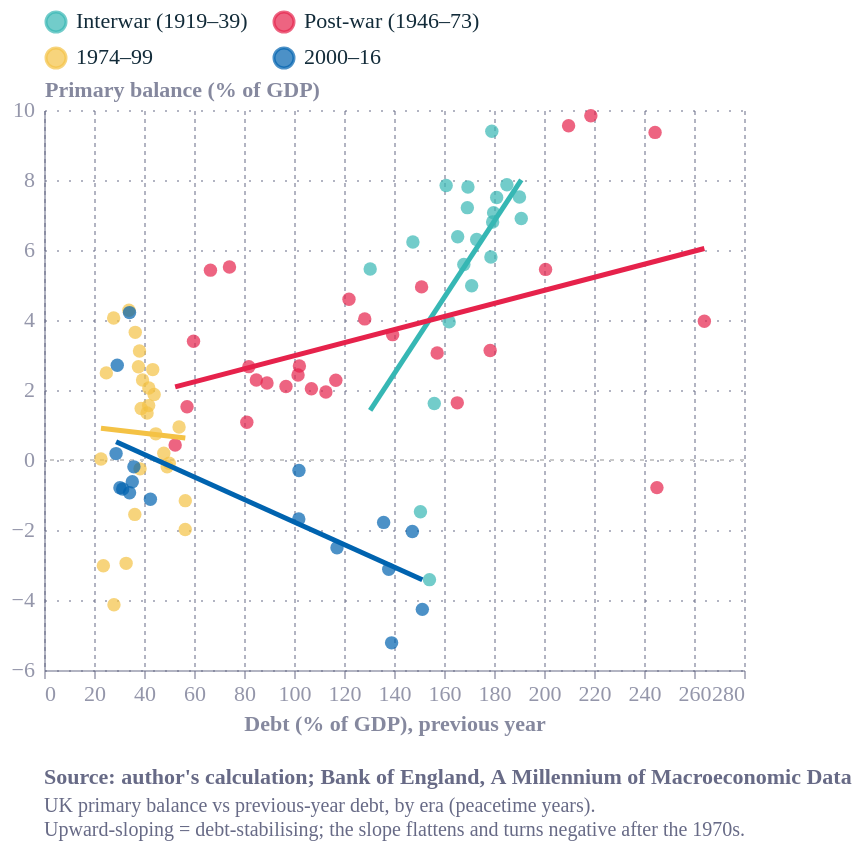

The specification (Vega-Lite) saved for this image:
### Vega-Lite specification from a JSON file in a GitHub repository (floating-point values rounded to 4 significant figures)
{"config": {"font": "Circular Std", "text": {"color": "#676A86", "align": "left", "baseline": "middle", "dx": 7, "dy": 0, "fontSize": 11}, "view": {"stroke": "transparent", "continuousWidth": 400, "continuousHeight": 300, "discreteWidth": 400, "discreteHeight": 300, "fill": "transparent"}, "range": {"category": ["#36B7B4", "#E6224B", "#F4C245", "#0063AF", "#00A767", "#179FDB", "#EB5C2E"], "diverging": ["#E6224B", "#E54753", "#C9C9C9", "#179FDB", "#122B39"], "heatmap": ["#C9C9C9", "#179FDB", "#0063AF", "#122B39"], "ordinal": ["#00A767", "#36B7B4", "#179FDB", "#0063AF", "#243B5A"]}, "bar": {"color": "#179fdb"}, "line": {"color": "#e6224b"}, "rule": {"color": "#676A86"}, "area": {"opacity": 0.3}, "point": {"filled": true, "size": 80, "color": "#e6224b", "opacity": 0.95}, "geoshape": {"stroke": "white", "strokeWidth": 0.3}, "rect": {"fill": "#d6d4d4", "opacity": 0.3}, "axis": {"labelColor": "#676A86", "labelFontSize": 11, "labelFont": "Circular Std", "labelOpacity": 0.7, "tickColor": "#676A86", "tickOpacity": 0.5, "domainColor": "#676A86", "domainOpacity": 0.5, "gridColor": "#676A86", "gridDash": [2, 2], "gridOpacity": 0.5, "title": null, "titleColor": "#676A86", "titleOpacity": 0.8, "tickSize": 4}, "axisXDiscrete": {"grid": false, "labelAngle": 0, "tickCount": 10, "tickOpacity": 0.5, "title": null}, "axisYDiscrete": {"ticks": false, "labelPadding": 5}, "axisXTemporal": {"grid": false, "ticks": true}, "axisXQuantitative": {"grid": true}, "axisYQuantitative": {"gridColor": "#676A86", "gridDash": [1, 5], "gridOpacity": 0.5, "ticks": false, "labelPadding": 5, "tickCount": 8, "titleAngle": 0, "titleAlign": "left", "titleBaseline": "bottom", "titleX": 0, "titleY": -5}, "title": {"color": "#676A86E6", "subtitleColor": "#676A86", "font": "Circular Std", "subtitleFont": "Circular Std", "anchor": "start", "fontSize": 14, "subtitleFontSize": 12, "subtitlePadding": 4, "offset": 0, "frame": "group"}, "legend": {"titleColor": "#122b39", "title": null, "labelColor": "#122b39", "labelFontSize": 11}, "background": "white"}, "layer": [{"data": {"name": "data-a0a55d106695e8d630baff0f16eee66d"}, "mark": {"type": "rule", "color": "#c9c9c9", "strokeDash": [2, 3]}, "encoding": {"y": {"field": "y", "type": "quantitative"}}}, {"data": {"name": "data-005334be4849130a9d58cf6f5cc180f2"}, "mark": {"type": "point", "filled": true, "opacity": 0.7, "size": 45}, "encoding": {"color": {"field": "era", "legend": {"columns": 2, "orient": "top", "title": null}, "sort": ["Interwar (1919–39)", "Post-war (1946–73)", "1974–99", "2000–16"], "type": "nominal"}, "x": {"field": "debt_lag", "title": "Debt (% of GDP), previous year", "type": "quantitative"}, "y": {"field": "pb", "title": "Primary balance (% of GDP)", "type": "quantitative"}}}, {"data": {"name": "data-005334be4849130a9d58cf6f5cc180f2"}, "mark": {"type": "line", "strokeWidth": 2.5}, "encoding": {"color": {"field": "era", "legend": {"columns": 2, "orient": "top", "title": null}, "sort": ["Interwar (1919–39)", "Post-war (1946–73)", "1974–99", "2000–16"], "type": "nominal"}, "x": {"field": "debt_lag", "title": "Debt (% of GDP), previous year", "type": "quantitative"}, "y": {"field": "pb", "title": "Primary balance (% of GDP)", "type": "quantitative"}}, "transform": [{"on": "debt_lag", "regression": "pb", "groupby": ["era"]}]}], "height": 280, "title": {"text": "Source: author's calculation; Bank of England, A Millennium of Macroeconomic Data", "anchor": "start", "color": "#676A86", "dy": 12, "fontSize": 11, "orient": "bottom", "subtitle": ["UK primary balance vs previous-year debt, by era (peacetime years).", "Upward-sloping = debt-stabilising; the slope flattens and turns negative after the 1970s."], "subtitleColor": "#676A86", "subtitleFontSize": 10}, "width": 350, "$schema": "https://vega.github.io/schema/vega-lite/v6.4.1.json", "datasets": {"data-a0a55d106695e8d630baff0f16eee66d": [{"y": 0}], "data-005334be4849130a9d58cf6f5cc180f2": [{"year": 1919, "psurp": -79, "gdp": 5337.0, "debt_mn": 7876.0, "pb": -1.48, "debt": 147.6, "debt_lag": 150.6, "war": 0, "era": "Interwar (1919–39)"}, {"year": 1920, "psurp": 364, "gdp": 5843.0, "debt_mn": 7623.0, "pb": 6.23, "debt": 130.5, "debt_lag": 147.6, "war": 0, "era": "Interwar (1919–39)"}, {"year": 1921, "psurp": 262, "gdp": 4800.0, "debt_mn": 7720.0, "pb": 5.459, "debt": 160.9, "debt_lag": 130.5, "war": 0, "era": "Interwar (1919–39)"}, {"year": 1922, "psurp": 342, "gdp": 4361.0, "debt_mn": 7813.0, "pb": 7.841, "debt": 179.1, "debt_lag": 160.9, "war": 0, "era": "Interwar (1919–39)"}, {"year": 1923, "psurp": 391, "gdp": 4163.0, "debt_mn": 7708.0, "pb": 9.393, "debt": 185.2, "debt_lag": 179.1, "war": 0, "era": "Interwar (1919–39)"}, {"year": 1924, "psurp": 336, "gdp": 4272.0, "debt_mn": 7666.0, "pb": 7.866, "debt": 179.5, "debt_lag": 185.2, "war": 0, "era": "Interwar (1919–39)"}, {"year": 1925, "psurp": 300, "gdp": 4411.0, "debt_mn": 7634.0, "pb": 6.802, "debt": 173.1, "debt_lag": 179.5, "war": 0, "era": "Interwar (1919–39)"}, {"year": 1926, "psurp": 268, "gdp": 4255.0, "debt_mn": 7653.0, "pb": 6.298, "debt": 179.8, "debt_lag": 173.1, "war": 0, "era": "Interwar (1919–39)"}, {"year": 1927, "psurp": 318, "gdp": 4500.0, "debt_mn": 7631.0, "pb": 7.067, "debt": 169.6, "debt_lag": 179.8, "war": 0, "era": "Interwar (1919–39)"}, {"year": 1928, "psurp": 351, "gdp": 4500.0, "debt_mn": 7621.0, "pb": 7.8, "debt": 169.3, "debt_lag": 169.6, "war": 0, "era": "Interwar (1919–39)"}, {"year": 1929, "psurp": 331, "gdp": 4591.0, "debt_mn": 7596.0, "pb": 7.21, "debt": 165.5, "debt_lag": 169.3, "war": 0, "era": "Interwar (1919–39)"}, {"year": 1930, "psurp": 288, "gdp": 4515.0, "debt_mn": 7583.0, "pb": 6.378, "debt": 167.9, "debt_lag": 165.5, "war": 0, "era": "Interwar (1919–39)"}, {"year": 1931, "psurp": 236, "gdp": 4224.0, "debt_mn": 7648.0, "pb": 5.587, "debt": 181.1, "debt_lag": 167.9, "war": 0, "era": "Interwar (1919–39)"}, {"year": 1932, "psurp": 310, "gdp": 4133.0, "debt_mn": 7860.0, "pb": 7.501, "debt": 190.2, "debt_lag": 181.1, "war": 0, "era": "Interwar (1919–39)"}, {"year": 1933, "psurp": 316, "gdp": 4206.0, "debt_mn": 8030.0, "pb": 7.512, "debt": 190.9, "debt_lag": 190.2, "war": 0, "era": "Interwar (1919–39)"}, {"year": 1934, "psurp": 305, "gdp": 4421.0, "debt_mn": 7902.0, "pb": 6.9, "debt": 178.8, "debt_lag": 190.9, "war": 0, "era": "Interwar (1919–39)"}, {"year": 1935, "psurp": 268, "gdp": 4619.0, "debt_mn": 7902.0, "pb": 5.802, "debt": 171.1, "debt_lag": 178.8, "war": 0, "era": "Interwar (1919–39)"}, {"year": 1936, "psurp": 243, "gdp": 4881.0, "debt_mn": 7910.0, "pb": 4.979, "debt": 162.1, "debt_lag": 171.1, "war": 0, "era": "Interwar (1919–39)"}, {"year": 1937, "psurp": 206, "gdp": 5220.0, "debt_mn": 8149.0, "pb": 3.946, "debt": 156.1, "debt_lag": 162.1, "war": 0, "era": "Interwar (1919–39)"}, {"year": 1938, "psurp": 87, "gdp": 5384.0, "debt_mn": 8301.0, "pb": 1.616, "debt": 154.2, "debt_lag": 156.1, "war": 0, "era": "Interwar (1919–39)"}, {"year": 1939, "psurp": -198, "gdp": 5791.0, "debt_mn": 9083.0, "pb": -3.419, "debt": 156.8, "debt_lag": 154.2, "war": 1, "era": "Interwar (1919–39)"}, {"year": 1946, "psurp": -77, "gdp": 9756.0, "debt_mn": 25770.0, "pb": -0.7892, "debt": 264.1, "debt_lag": 245.2, "war": 0, "era": "Post-war (1946–73)"}, {"year": 1947, "psurp": 418, "gdp": 10540.0, "debt_mn": 25770.0, "pb": 3.964, "debt": 244.4, "debt_lag": 264.1, "war": 0, "era": "Post-war (1946–73)"}, {"year": 1948, "psurp": 1084, "gdp": 11580.0, "debt_mn": 25330.0, "pb": 9.36, "debt": 218.7, "debt_lag": 244.4, "war": 0, "era": "Post-war (1946–73)"}, {"year": 1949, "psurp": 1214, "gdp": 12340.0, "debt_mn": 25900.0, "pb": 9.836, "debt": 209.8, "debt_lag": 218.7, "war": 0, "era": "Post-war (1946–73)"}, {"year": 1950, "psurp": 1234, "gdp": 12920.0, "debt_mn": 25920.0, "pb": 9.551, "debt": 200.6, "debt_lag": 209.8, "war": 0, "era": "Post-war (1946–73)"}, {"year": 1951, "psurp": 790, "gdp": 14510.0, "debt_mn": 25890.0, "pb": 5.445, "debt": 178.5, "debt_lag": 200.6, "war": 0, "era": "Post-war (1946–73)"}, {"year": 1952, "psurp": 493, "gdp": 15760.0, "debt_mn": 26050.0, "pb": 3.128, "debt": 165.3, "debt_lag": 178.5, "war": 0, "era": "Post-war (1946–73)"}, {"year": 1953, "psurp": 276, "gdp": 16900.0, "debt_mn": 26580.0, "pb": 1.633, "debt": 157.3, "debt_lag": 165.3, "war": 0, "era": "Post-war (1946–73)"}, {"year": 1954, "psurp": 545, "gdp": 17830.0, "debt_mn": 26930.0, "pb": 3.056, "debt": 151.0, "debt_lag": 157.3, "war": 0, "era": "Post-war (1946–73)"}, {"year": 1955, "psurp": 959, "gdp": 19390.0, "debt_mn": 27040.0, "pb": 4.946, "debt": 139.5, "debt_lag": 151.0, "war": 0, "era": "Post-war (1946–73)"}, {"year": 1956, "psurp": 754, "gdp": 21050.0, "debt_mn": 27010.0, "pb": 3.582, "debt": 128.3, "debt_lag": 139.5, "war": 0, "era": "Post-war (1946–73)"}, {"year": 1957, "psurp": 900, "gdp": 22320.0, "debt_mn": 27230.0, "pb": 4.032, "debt": 122.0, "debt_lag": 128.3, "war": 0, "era": "Post-war (1946–73)"}, {"year": 1958, "psurp": 1077, "gdp": 23450.0, "debt_mn": 27380.0, "pb": 4.592, "debt": 116.7, "debt_lag": 122.0, "war": 0, "era": "Post-war (1946–73)"}, {"year": 1959, "psurp": 561, "gdp": 24600.0, "debt_mn": 27730.0, "pb": 2.281, "debt": 112.7, "debt_lag": 116.7, "war": 0, "era": "Post-war (1946–73)"}, {"year": 1960, "psurp": 513, "gdp": 26410.0, "debt_mn": 28250.0, "pb": 1.942, "debt": 107.0, "debt_lag": 112.7, "war": 0, "era": "Post-war (1946–73)"}, {"year": 1961, "psurp": 572, "gdp": 28070.0, "debt_mn": 28670.0, "pb": 2.038, "debt": 102.2, "debt_lag": 107.0, "war": 0, "era": "Post-war (1946–73)"}, {"year": 1962, "psurp": 789, "gdp": 29370.0, "debt_mn": 29850.0, "pb": 2.686, "debt": 101.6, "debt_lag": 102.2, "war": 0, "era": "Post-war (1946–73)"}, {"year": 1963, "psurp": 758, "gdp": 31230.0, "debt_mn": 30230.0, "pb": 2.427, "debt": 96.79, "debt_lag": 101.6, "war": 0, "era": "Post-war (1946–73)"}, {"year": 1964, "psurp": 717, "gdp": 34130.0, "debt_mn": 30440.0, "pb": 2.101, "debt": 89.2, "debt_lag": 96.79, "war": 0, "era": "Post-war (1946–73)"}, {"year": 1965, "psurp": 812, "gdp": 36910.0, "debt_mn": 31340.0, "pb": 2.2, "debt": 84.92, "debt_lag": 89.2, "war": 0, "era": "Post-war (1946–73)"}, {"year": 1966, "psurp": 901, "gdp": 39420.0, "debt_mn": 31990.0, "pb": 2.285, "debt": 81.14, "debt_lag": 84.92, "war": 0, "era": "Post-war (1946–73)"}, {"year": 1967, "psurp": 451, "gdp": 41730.0, "debt_mn": 34190.0, "pb": 1.081, "debt": 81.94, "debt_lag": 81.14, "war": 0, "era": "Post-war (1946–73)"}, {"year": 1968, "psurp": 1222, "gdp": 45810.0, "debt_mn": 33980.0, "pb": 2.668, "debt": 74.19, "debt_lag": 81.94, "war": 0, "era": "Post-war (1946–73)"}, {"year": 1969, "psurp": 2740, "gdp": 49680.0, "debt_mn": 33080.0, "pb": 5.515, "debt": 66.58, "debt_lag": 74.19, "war": 0, "era": "Post-war (1946–73)"}, {"year": 1970, "psurp": 3033, "gdp": 55920.0, "debt_mn": 33440.0, "pb": 5.424, "debt": 59.81, "debt_lag": 66.58, "war": 0, "era": "Post-war (1946–73)"}, {"year": 1971, "psurp": 2125, "gdp": 62640.0, "debt_mn": 35840.0, "pb": 3.392, "debt": 57.22, "debt_lag": 59.81, "war": 0, "era": "Post-war (1946–73)"}, {"year": 1972, "psurp": 1068, "gdp": 70300.0, "debt_mn": 36880.0, "pb": 1.519, "debt": 52.46, "debt_lag": 57.22, "war": 0, "era": "Post-war (1946–73)"}, {"year": 1973, "psurp": 347, "gdp": 81470.0, "debt_mn": 40120.0, "pb": 0.4259, "debt": 49.25, "debt_lag": 52.46, "war": 0, "era": "Post-war (1946–73)"}, {"year": 1974, "psurp": -179, "gdp": 92230.0, "debt_mn": 52100.0, "pb": -0.1941, "debt": 56.49, "debt_lag": 49.25, "war": 0, "era": "1974–99"}, {"year": 1975, "psurp": -2272, "gdp": 114500.0, "debt_mn": 64740.0, "pb": -1.984, "debt": 56.52, "debt_lag": 56.49, "war": 0, "era": "1974–99"}, {"year": 1976, "psurp": -1581, "gdp": 136200.0, "debt_mn": 73580.0, "pb": -1.161, "debt": 54.03, "debt_lag": 56.52, "war": 0, "era": "1974–99"}, {"year": 1977, "psurp": 1497, "gdp": 158800.0, "debt_mn": 79540.0, "pb": 0.9428, "debt": 50.09, "debt_lag": 54.03, "war": 0, "era": "1974–99"}, {"year": 1978, "psurp": -174, "gdp": 184900.0, "debt_mn": 88600.0, "pb": -0.09411, "debt": 47.92, "debt_lag": 50.09, "war": 0, "era": "1974–99"}, {"year": 1979, "psurp": 427, "gdp": 219600.0, "debt_mn": 98190.0, "pb": 0.1945, "debt": 44.72, "debt_lag": 47.92, "war": 0, "era": "1974–99"}, {"year": 1980, "psurp": 1931, "gdp": 258400.0, "debt_mn": 113800.0, "pb": 0.7473, "debt": 44.05, "debt_lag": 44.72, "war": 0, "era": "1974–99"}, {"year": 1981, "psurp": 5382, "gdp": 287800.0, "debt_mn": 125200.0, "pb": 1.87, "debt": 43.49, "debt_lag": 44.05, "war": 0, "era": "1974–99"}, {"year": 1982, "psurp": 8181, "gdp": 316700.0, "debt_mn": 132500.0, "pb": 2.583, "debt": 41.85, "debt_lag": 43.49, "war": 0, "era": "1974–99"}, {"year": 1983, "psurp": 5414, "gdp": 348300.0, "debt_mn": 143600.0, "pb": 1.554, "debt": 41.23, "debt_lag": 41.85, "war": 0, "era": "1974–99"}, {"year": 1984, "psurp": 5038, "gdp": 374500.0, "debt_mn": 157000.0, "pb": 1.345, "debt": 41.92, "debt_lag": 41.23, "war": 0, "era": "1974–99"}, {"year": 1985, "psurp": 8473, "gdp": 412100.0, "debt_mn": 162500.0, "pb": 2.056, "debt": 39.42, "debt_lag": 41.92, "war": 0, "era": "1974–99"}, {"year": 1986, "psurp": 10145, "gdp": 444000.0, "debt_mn": 167800.0, "pb": 2.285, "debt": 37.78, "debt_lag": 39.42, "war": 0, "era": "1974–99"}, {"year": 1987, "psurp": 13134, "gdp": 492600.0, "debt_mn": 167400.0, "pb": 2.666, "debt": 33.98, "debt_lag": 37.78, "war": 0, "era": "1974–99"}, {"year": 1988, "psurp": 23596, "gdp": 551700.0, "debt_mn": 153700.0, "pb": 4.277, "debt": 27.86, "debt_lag": 33.98, "war": 0, "era": "1974–99"}, {"year": 1989, "psurp": 24714, "gdp": 609500.0, "debt_mn": 151900.0, "pb": 4.055, "debt": 24.93, "debt_lag": 27.86, "war": 0, "era": "1974–99"}, {"year": 1990, "psurp": 16499, "gdp": 662800.0, "debt_mn": 151000.0, "pb": 2.489, "debt": 22.79, "debt_lag": 24.93, "war": 0, "era": "1974–99"}, {"year": 1991, "psurp": 196, "gdp": 698000.0, "debt_mn": 165800.0, "pb": 0.02808, "debt": 23.75, "debt_lag": 22.79, "war": 0, "era": "1974–99"}, {"year": 1992, "psurp": -21802, "gdp": 721400.0, "debt_mn": 201900.0, "pb": -3.022, "debt": 27.98, "debt_lag": 23.75, "war": 0, "era": "1974–99"}, {"year": 1993, "psurp": -31378, "gdp": 758400.0, "debt_mn": 249100.0, "pb": -4.137, "debt": 32.84, "debt_lag": 27.98, "war": 0, "era": "1974–99"}, {"year": 1994, "psurp": -23535, "gdp": 797100.0, "debt_mn": 289500.0, "pb": -2.953, "debt": 36.32, "debt_lag": 32.84, "war": 0, "era": "1974–99"}, {"year": 1995, "psurp": -13001, "gdp": 836600.0, "debt_mn": 321400.0, "pb": -1.554, "debt": 38.41, "debt_lag": 36.32, "war": 0, "era": "1974–99"}, {"year": 1996, "psurp": -2256, "gdp": 892900.0, "debt_mn": 347000.0, "pb": -0.2527, "debt": 38.86, "debt_lag": 38.41, "war": 0, "era": "1974–99"}, {"year": 1997, "psurp": 13819, "gdp": 938900.0, "debt_mn": 358600.0, "pb": 1.472, "debt": 38.2, "debt_lag": 38.86, "war": 0, "era": "1974–99"}, {"year": 1998, "psurp": 30545, "gdp": 980300.0, "debt_mn": 357800.0, "pb": 3.116, "debt": 36.5, "debt_lag": 38.2, "war": 0, "era": "1974–99"}, {"year": 1999, "psurp": 37248, "gdp": 1021000.0, "debt_mn": 349300.0, "pb": 3.647, "debt": 34.21, "debt_lag": 36.5, "war": 0, "era": "1974–99"}, {"year": 2000, "psurp": 45524, "gdp": 1081000.0, "debt_mn": 316700.0, "pb": 4.212, "debt": 29.3, "debt_lag": 34.21, "war": 0, "era": "2000–16"}, {"year": 2001, "psurp": 30347, "gdp": 1121000.0, "debt_mn": 323100.0, "pb": 2.708, "debt": 28.83, "debt_lag": 29.3, "war": 0, "era": "2000–16"}, {"year": 2002, "psurp": 2139, "gdp": 1173000.0, "debt_mn": 356200.0, "pb": 0.1824, "debt": 30.38, "debt_lag": 28.83, "war": 0, "era": "2000–16"}, {"year": 2003, "psurp": -9822, "gdp": 1242000.0, "debt_mn": 391000.0, "pb": -0.7905, "debt": 31.47, "debt_lag": 30.38, "war": 0, "era": "2000–16"}, {"year": 2004, "psurp": -10827, "gdp": 1305000.0, "debt_mn": 446500.0, "pb": -0.8297, "debt": 34.22, "debt_lag": 31.47, "war": 0, "era": "2000–16"}, {"year": 2005, "psurp": -12904, "gdp": 1379000.0, "debt_mn": 487200.0, "pb": -0.9354, "debt": 35.32, "debt_lag": 34.22, "war": 0, "era": "2000–16"}, {"year": 2006, "psurp": -9076, "gdp": 1456000.0, "debt_mn": 523600.0, "pb": -0.6235, "debt": 35.97, "debt_lag": 35.32, "war": 0, "era": "2000–16"}, {"year": 2007, "psurp": -2997, "gdp": 1531000.0, "debt_mn": 651600.0, "pb": -0.1958, "debt": 42.56, "debt_lag": 35.97, "war": 0, "era": "2000–16"}, {"year": 2008, "psurp": -17512, "gdp": 1564000.0, "debt_mn": 2175000.0, "pb": -1.12, "debt": 139.0, "debt_lag": 42.56, "war": 0, "era": "2000–16"}, {"year": 2009, "psurp": -79388, "gdp": 1519000.0, "debt_mn": 2299000.0, "pb": -5.225, "debt": 151.3, "debt_lag": 139.0, "war": 0, "era": "2000–16"}, {"year": 2010, "psurp": -67108, "gdp": 1572000.0, "debt_mn": 2317000.0, "pb": -4.268, "debt": 147.3, "debt_lag": 151.3, "war": 0, "era": "2000–16"}, {"year": 2011, "psurp": -33236, "gdp": 1628000.0, "debt_mn": 2245000.0, "pb": -2.041, "debt": 137.9, "debt_lag": 147.3, "war": 0, "era": "2000–16"}, {"year": 2012, "psurp": -52298, "gdp": 1675000.0, "debt_mn": 2276000.0, "pb": -3.122, "debt": 135.8, "debt_lag": 137.9, "war": 0, "era": "2000–16"}, {"year": 2013, "psurp": -31006, "gdp": 1740000.0, "debt_mn": 2039000.0, "pb": -1.782, "debt": 117.2, "debt_lag": 135.8, "war": 0, "era": "2000–16"}, {"year": 2014, "psurp": -45709, "gdp": 1822000.0, "debt_mn": 1857000.0, "pb": -2.508, "debt": 101.9, "debt_lag": 117.2, "war": 0, "era": "2000–16"}, {"year": 2015, "psurp": -31575, "gdp": 1873000.0, "debt_mn": 1910000.0, "pb": -1.686, "debt": 102.0, "debt_lag": 101.9, "war": 0, "era": "2000–16"}, {"year": 2016, "psurp": -5803, "gdp": 1940000.0, "debt_mn": 2049000.0, "pb": -0.2992, "debt": 105.6, "debt_lag": 102.0, "war": 0, "era": "2000–16"}]}}
